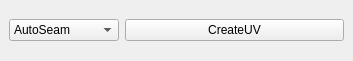
<?xml version="1.0" encoding="UTF-8"?>
<ui version="4.0">
 <class>MainWindow</class>
 <widget class="QMainWindow" name="MainWindow">
  <property name="geometry">
   <rect>
    <x>0</x>
    <y>0</y>
    <width>353</width>
    <height>61</height>
   </rect>
  </property>
  <property name="minimumSize">
   <size>
    <width>353</width>
    <height>61</height>
   </size>
  </property>
  <property name="maximumSize">
   <size>
    <width>353</width>
    <height>61</height>
   </size>
  </property>
  <property name="windowTitle">
   <string>MainWindow</string>
  </property>
  <widget class="QWidget" name="centralwidget">
   <layout class="QHBoxLayout" name="horizontalLayout" stretch="1,2">
    <item>
     <widget class="QComboBox" name="method_type_CMBBTN">
      <property name="currentIndex">
       <number>1</number>
      </property>
      <item>
       <property name="text">
        <string>AutoCut_6D</string>
       </property>
      </item>
      <item>
       <property name="text">
        <string>AutoSeam</string>
       </property>
      </item>
     </widget>
    </item>
    <item>
     <widget class="QPushButton" name="create_uv_BTN">
      <property name="text">
       <string>CreateUV</string>
      </property>
     </widget>
    </item>
   </layout>
  </widget>
 </widget>
 <resources/>
 <connections/>
</ui>
